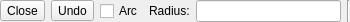
<ui version="4.0" >
 <author></author>
 <comment></comment>
 <exportmacro></exportmacro>
 <class>QG_PolylineOptions</class>
 <widget class="QWidget" name="QG_PolylineOptions" >
  <property name="geometry" >
   <rect>
    <x>0</x>
    <y>0</y>
    <width>350</width>
    <height>22</height>
   </rect>
  </property>
  <property name="sizePolicy" >
   <sizepolicy>
    <hsizetype>4</hsizetype>
    <vsizetype>5</vsizetype>
    <horstretch>0</horstretch>
    <verstretch>0</verstretch>
   </sizepolicy>
  </property>
  <property name="minimumSize" >
   <size>
    <width>250</width>
    <height>22</height>
   </size>
  </property>
  <property name="maximumSize" >
   <size>
    <width>350</width>
    <height>22</height>
   </size>
  </property>
  <property name="windowTitle" >
   <string>Polyline Options</string>
  </property>
  <layout class="QHBoxLayout" >
   <property name="margin" >
    <number>0</number>
   </property>
   <property name="spacing" >
    <number>6</number>
   </property>
   <item>
    <widget class="QToolButton" name="bClose" >
     <property name="text" >
      <string>Close</string>
     </property>
    </widget>
   </item>
   <item>
    <widget class="QToolButton" name="bUndo" >
     <property name="text" >
      <string>Undo</string>
     </property>
    </widget>
   </item>
   <item>
    <widget class="QCheckBox" name="cbArc" >
     <property name="text" >
      <string>Arc</string>
     </property>
    </widget>
   </item>
   <item>
    <widget class="QLabel" name="lRadius" >
     <property name="text" >
      <string>Radius:</string>
     </property>
    </widget>
   </item>
   <item>
    <widget class="QLineEdit" name="leRadius" />
   </item>
   <item>
    <widget class="Line" name="sep1" >
     <property name="sizePolicy" >
      <sizepolicy>
       <hsizetype>0</hsizetype>
       <vsizetype>1</vsizetype>
       <horstretch>0</horstretch>
       <verstretch>0</verstretch>
      </sizepolicy>
     </property>
     <property name="frameShape" >
      <enum>QFrame::VLine</enum>
     </property>
     <property name="frameShadow" >
      <enum>QFrame::Sunken</enum>
     </property>
     <property name="orientation" >
      <enum>Qt::Vertical</enum>
     </property>
    </widget>
   </item>
  </layout>
 </widget>
 <layoutdefault spacing="6" margin="11" />
 <pixmapfunction>qPixmapFromMimeSource</pixmapfunction>
 <includes>
  <include location="local" >rs_line.h</include>
  <include location="local" >rs_settings.h</include>
  <include location="local" >rs_actiondrawpolyline.h</include>
 </includes>
 <resources/>
 <connections/>
</ui>
